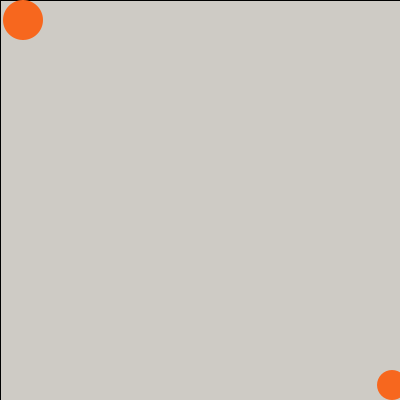
Frame 1 (no input)
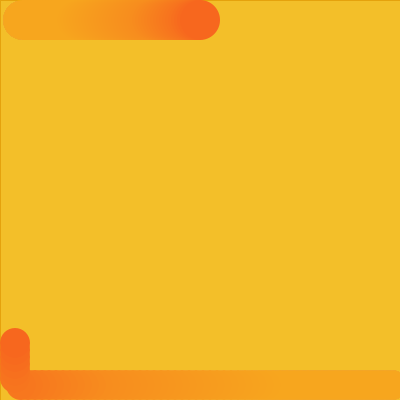
Frame 60 (the mouse pressed at the canvas centre just before this capture)
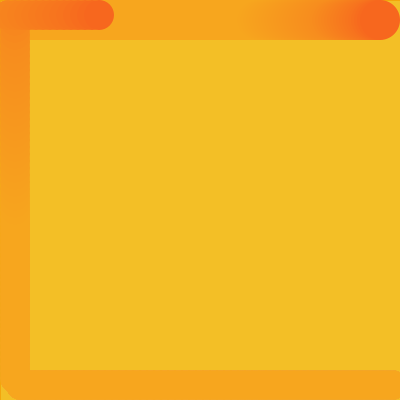
Frame 120 (the mouse held since frame 60 and released just before this capture)

The Processing sketch that drew these frames (run headless with seeded random() and noise(); from frame 60 on, the mouse is pressed at the canvas centre):

// Processing sketch: processing_132764
// ── processing_132764.pde

//HW 5 copyright Harris Mazur
float x, y, dx, dy; 
float x2, y2, dx2, dy2;
float wd, ht, wd2, ht2;
float dia, dia2;

void setup ()
{
  size (400,400);
    x= 20;
    y= 20;
    dx=3;
    dia= 40;
    x2= 385;
    y2= 385;
    dx2= 7;
    dia2= 30;
}

void draw ( )
{
    prepWindow ( );
    moveFigures ( );
    drawFigures ( );
}

void prepWindow ( )
{
    fill (247, 186, 30, 10);
    rect (0, 0, width, height);
}

void figure (float x, float y, float dia)
{
     fill (247, 103, 30);
     noStroke ( );
     ellipse (x, y, dia, dia);
}

void drawFigures ( )
{
      figure (x, y, dia);
      figure (x2, y2, dia2);
}

void moveFigures ( )
{ 
     x = x+dx;
  if (x > width-20) {
    y = y+dx;
    x = width-20;
  }
  if (y > height-20 ) {
    x = x+dx;
    dx = -dx;
    y= height-20;
  }
  if (x < 20) {
    y = y+ dx;
    x = 20;
  }
  if (y < 20) {
    x = x+dx;
    dx = -dx;
    y=20;
  }
   
    
    x2= x2 +dx2;
    if (x2> width-15) {
      y2= y2+dx2; 
      x2= width- 15; }
   
    if (y2 > height-15) {
      x2= x2 + dx2;
      dx2= -dx2;
      y2= height- 15; }
    
    if (x2 < 15) {
      y2= y2+ dx2;
      x2= 15; }
     
    if (y2 < 15) {
      x2= x2+dx2;
      dx2= -dx2;
      y2= 15; }
}
        
      
